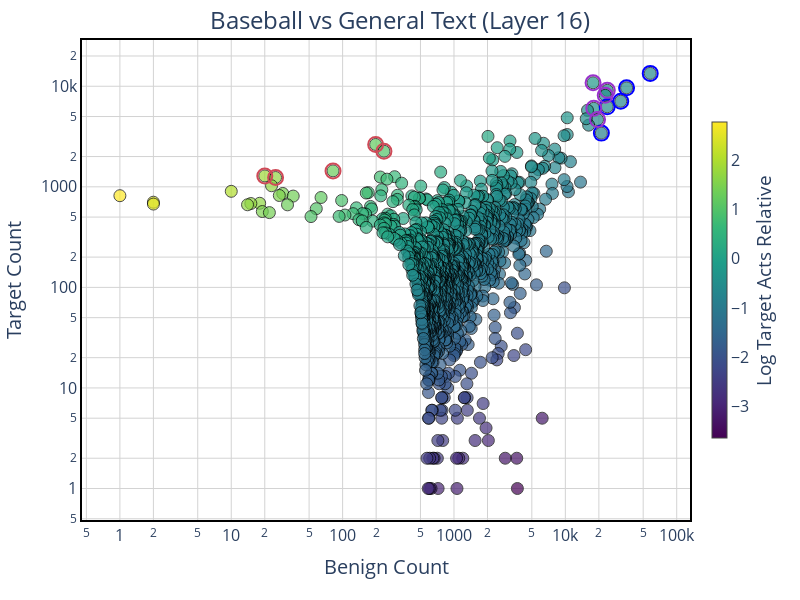

The cell this chart's notebook holds for it:
### Code cell
# Plot 2: Baseball vs General (Wikipedia)
print("Plot 2: Active features in baseball vs. active features in general text")
plot_features_scatter(
    layer_features=baseball_wiki_layer_features,
    k_features=5,
    top_percentile=0.05,
    title="Baseball vs General Text (Layer 16)"
)

### Figure 1 — Plotly figure (JSON) as saved in the notebook; plotly's stock layout.template omitted (floating-point values rounded to 4 significant figures; data arrays with more than 128 entries replaced by an {"elided": "..."} marker saying what was removed)
{"data": [{"hovertemplate": "%{hovertext}<extra></extra>", "hovertext": {"elided": "1135 str values"}, "marker": {"color": {"elided": "1135 float values"}, "colorbar": {"len": 0.7, "thickness": 15, "title": {"side": "right", "text": "Log Target Acts Relative"}, "x": 1.02, "xanchor": "left", "y": 0.5, "yanchor": "middle"}, "colorscale": [[0, "#440154"], [0.1111, "#482878"], [0.2222, "#3e4989"], [0.3333, "#31688e"], [0.4444, "#26828e"], [0.5556, "#1f9e89"], [0.6667, "#35b779"], [0.7778, "#6ece58"], [0.8889, "#b5de2b"], [1, "#fde725"]], "line": {"color": "black", "width": 1}, "opacity": 0.7, "size": 12}, "mode": "markers", "name": "Features", "textposition": "top center", "type": "scatter", "x": {"elided": "1135 int values"}, "y": {"elided": "1135 int values"}}, {"hovertemplate": "%{hovertext}<extra></extra>", "hovertext": ["TOP TARGET Feature 17949<br>Benign: 198.0<br>Target: 2639.0<br>Relative: 15.7853", "TOP TARGET Feature 22260<br>Benign: 235.0<br>Target: 2258.0<br>Relative: 10.0804", "TOP TARGET Feature 6763<br>Benign: 82.0<br>Target: 1440.0<br>Relative: 19.8293", "TOP TARGET Feature 20945<br>Benign: 20.0<br>Target: 1283.0<br>Relative: 68.7238", "TOP TARGET Feature 31348<br>Benign: 25.0<br>Target: 1238.0<br>Relative: 51.4595"], "marker": {"color": "#CF4A57", "line": {"color": "#CF4A57", "width": 2}, "opacity": 1, "size": 15, "symbol": "circle-open"}, "mode": "markers", "name": "Top Target Features", "showlegend": false, "type": "scatter", "x": [198, 235, 82, 20, 25], "y": [2639, 2258, 1440, 1283, 1238]}, {"hovertemplate": "%{hovertext}<extra></extra>", "hovertext": ["TOP BENIGN Feature 6986<br>Benign: 57836.0<br>Target: 13431.0<br>Relative: 0.2665", "TOP BENIGN Feature 27812<br>Benign: 35470.0<br>Target: 9640.0<br>Relative: 0.2772", "TOP BENIGN Feature 20166<br>Benign: 31440.0<br>Target: 7098.0<br>Relative: 0.2212", "TOP BENIGN Feature 22593<br>Benign: 23756.0<br>Target: 6250.0<br>Relative: 0.2677", "TOP BENIGN Feature 8804<br>Benign: 21063.0<br>Target: 3420.0<br>Relative: 0.1554"], "marker": {"color": "blue", "line": {"color": "blue", "width": 2}, "opacity": 1, "size": 15, "symbol": "circle-open"}, "mode": "markers", "name": "Top Benign Features", "showlegend": false, "type": "scatter", "x": [57836, 35470, 31440, 23756, 21063], "y": [13431, 9640, 7098, 6250, 3420]}, {"hovertemplate": "%{hovertext}<extra></extra>", "hovertext": ["TOP SHARED Feature 1457<br>Benign: 23805.0<br>Target: 9108.0<br>Relative: 0.4045", "TOP SHARED Feature 5391<br>Benign: 22812.0<br>Target: 8127.0<br>Relative: 0.3700", "TOP SHARED Feature 10758<br>Benign: 17735.0<br>Target: 10831.0<br>Relative: 0.6043", "TOP SHARED Feature 12514<br>Benign: 19453.0<br>Target: 4666.0<br>Relative: 0.2370", "TOP SHARED Feature 12171<br>Benign: 18007.0<br>Target: 6036.0<br>Relative: 0.3516"], "marker": {"color": "#9932CC", "line": {"color": "#9932CC", "width": 2}, "opacity": 1, "size": 15, "symbol": "circle-open"}, "mode": "markers", "name": "Top Shared Features", "showlegend": false, "type": "scatter", "x": [23805, 22812, 17735, 19453, 18007], "y": [9108, 8127, 10831, 4666, 6036]}], "layout": {"font": {"size": 16}, "height": 600, "margin": {"b": 80, "l": 80, "r": 20, "t": 40}, "showlegend": false, "title": {"font": {"size": 24}, "text": "Baseball vs General Text (Layer 16)", "x": 0.5, "xanchor": "center", "y": 0.98, "yanchor": "top"}, "width": 800, "xaxis": {"gridcolor": "lightgray", "gridwidth": 1, "linecolor": "black", "linewidth": 2, "mirror": true, "showline": true, "showticklabels": true, "tickfont": {"size": 16}, "title": {"font": {"size": 20}, "text": "Benign Count"}, "type": "log"}, "yaxis": {"gridcolor": "lightgray", "gridwidth": 1, "linecolor": "black", "linewidth": 2, "mirror": true, "showline": true, "showticklabels": true, "tickfont": {"size": 16}, "title": {"font": {"size": 20}, "text": "Target Count"}, "type": "log"}}}
